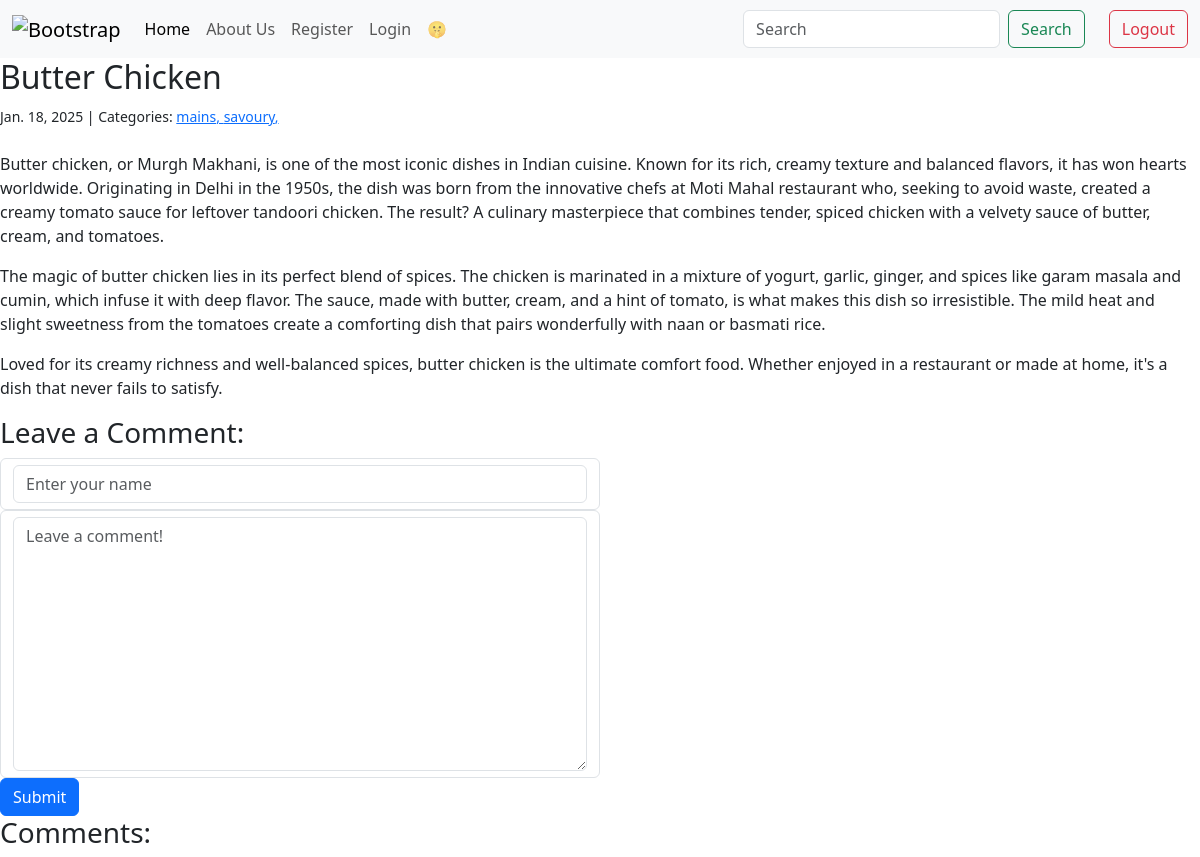
Page /post/5/ on the earlier database version.
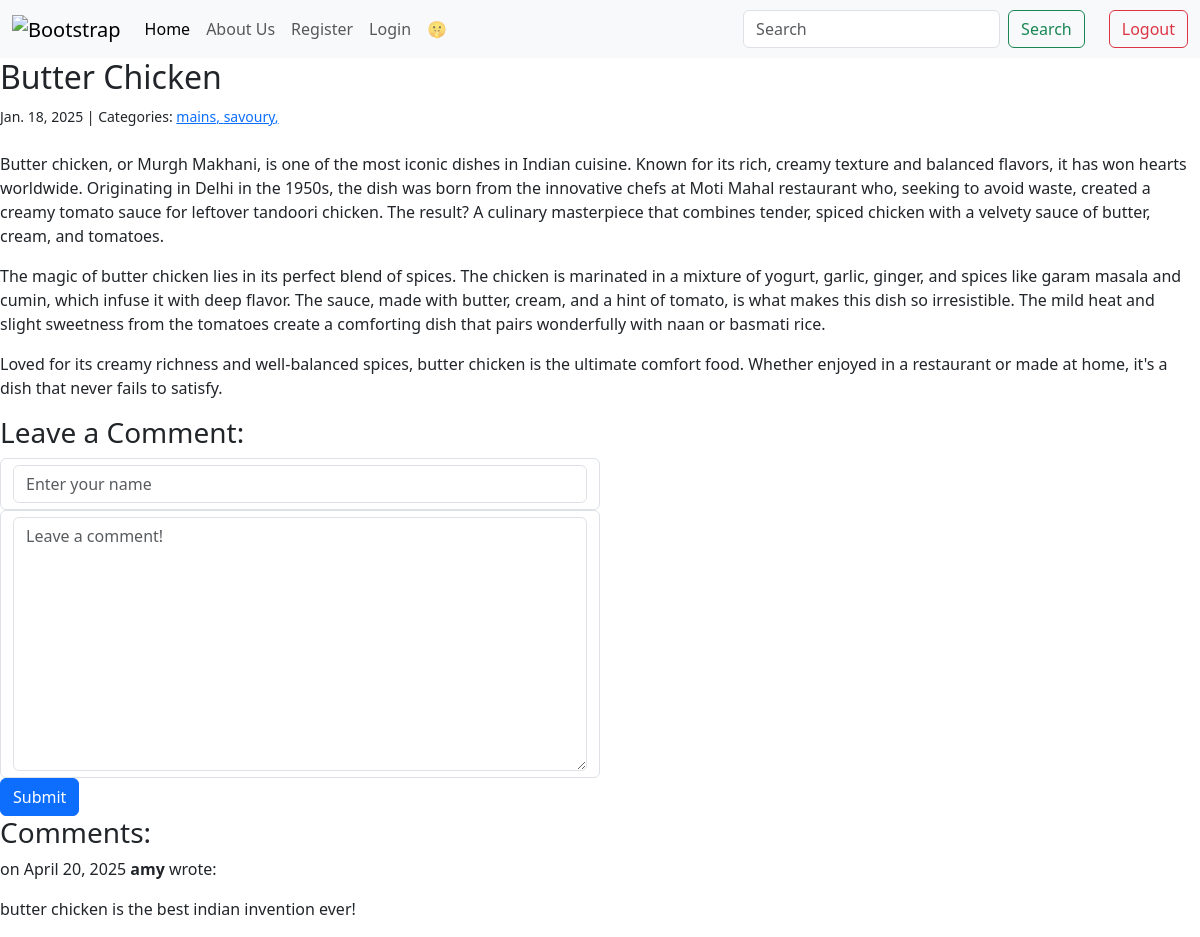
Same page on the later database version.
### blogapp/models.py (models this page shows, shortened)
class Category(models.Model):
    name = models.CharField(max_length=30)
    class Meta:
        verbose_name_plural = 'Categories'

class Comment(models.Model):
    author = models.CharField(max_length=20)
    body = models.TextField()
    created_on = models.DateTimeField(auto_now_add=True)
    post = models.ForeignKey("Post", on_delete=models.CASCADE)

### blogapp/views.py (the view, shortened to what this page needs)
# urls.py: path("post/<int:pk>/", views.blog_detail, name="blog_detail"),
def blog_detail(request, pk):
    post = Post.objects.get(pk=pk)
    form = CommentForm()
    comments = Comment.objects.filter(post=post)
    context = {
        "post": post,
        "comments": comments,
        "form": CommentForm(),
    }
    return render(request, "blogapp/detail.html", context)

### blogapp/forms.py
class CommentForm(forms.Form):
    author = forms.CharField(
        max_length=35,
        widget = forms.TextInput(
            attrs={"class": "form-control", "placeholder": "Enter your name"}
        ),
    )
    body = forms.CharField(
        widget=forms.Textarea(
            attrs={'class':'form-control', "placeholder":"Leave a comment!"}
        ),
    )

### blogapp/templates/blogapp/detail.html (shortened to what this page needs)
{% extends "blogapp/index.html" %}
    {% block page_title %}
     <h2> {{post.title }} </h2>
    {% endblock page_title %}
    {% block page_content %}
        <small>
            {{ post.created_on.date}} | Categories:
            {% for category in post.categories.all %}
                <a href="{% url 'blog_category' category.name %}">
                    {{ category.name }},
                </a>
            {% endfor %}
        </small>
        <p class="mb-4"> {{ post.body | linebreaks }}</p>
        <h3> Leave a Comment:</h3>
        <form method="post">
            <div class='form-control w-50'>
                {{form.author}}
            </div>
            <div class='form-control w-50'>
                {{form.body}}
            </div>
            <button type="submit" class="btn btn-primary">Submit</button>
        </form>
        <h3>Comments: </h3>
        {% for comment in comments %}
        <p>
            on {{comment.created_on.date}} <b> {{comment.author}}</b> wrote:
        </p>
        <p>
            {{comment.body | linebreaks}}
        </p>
        {% endfor %}
    {% endblock page_content %}

Differences in the rows shown:
added Comment: created_on "April 20, 2025", author "amy", body "butter chicken is the best indian invention ever!"
